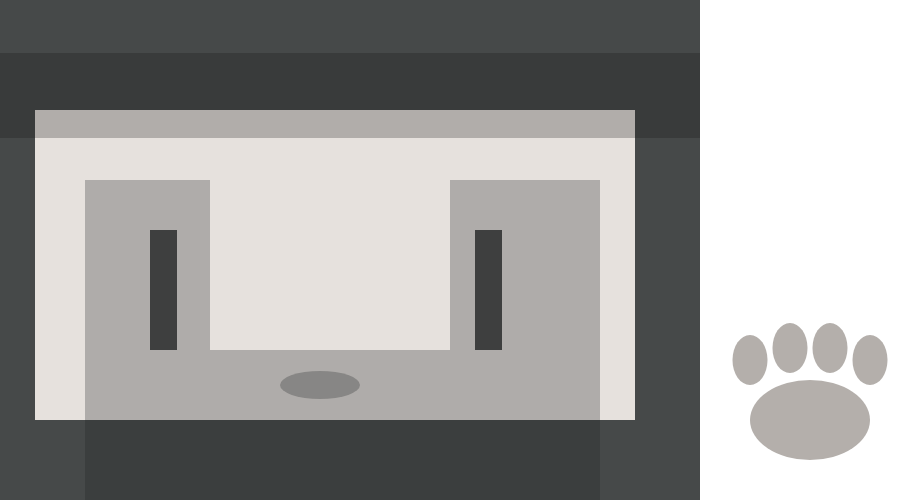
Frame 1 (no input)
Frame 60 (no input): identical to frame 1, image omitted
Frame 120 (the mouse pressed at the canvas centre since frame 60): identical to frame 1, image omitted

The p5.js sketch that drew this single still picture (run headless with seeded random() and noise() and a simulated clock; from frame 60 on, the mouse is pressed at the canvas centre):

// p5.js sketch
// ── sketch.js
/* Celine Wu
Creative Coding, Fall 2015
Homework 3
p5.js version of Processing geometric abstraction bear sketch
https://www.google.com/culturalinstitute/u/0/asset-viewer/light-grey-wall/kwFNJMbUtg6DjA?projectId=art-project
*/

function setup() {
  createCanvas(900,500);
}

function draw() {

  // Dark grey background within canvas
  background(70, 73, 73);
  
  // No outlines
  noStroke();
  // Main light gray face
  fill(230, 225, 221);
  rect(35, 110, 600, 310);
  // Left eye
  fill(75);
  rect(150, 230, 27, 120);
  // Right eye
  fill(75);
  rect(475, 230, 27, 120);
  // Opaic headband
  fill(20, 20, 20, 65);
  rect(0, 53, 700, 85);
  // Opaic face/chest accent
  fill(30, 35, 35, 70);
  beginShape();
  vertex(85, 180);
  vertex(210, 180);
  vertex(210, 350);
  vertex(450, 350);
  vertex(450, 180);
  vertex(600, 180);
  vertex(600, 500);
  vertex(85, 500);
  endShape();
  // Add nose, not in original painting
  ellipse(320, 385, 80, 28);

  // "Erase" background to define head
  fill(255);
  rect(700, 0, 200, 500);
  
  // Paws
  fill(180, 175, 171);
  ellipse(750, 360, 35, 50);
  ellipse(790, 348, 35, 50);
  ellipse(830, 348, 35, 50);
  ellipse(870, 360, 35, 50);
  ellipse(810, 420, 120, 80);
  
  // add paw click interaction to enter site
}
